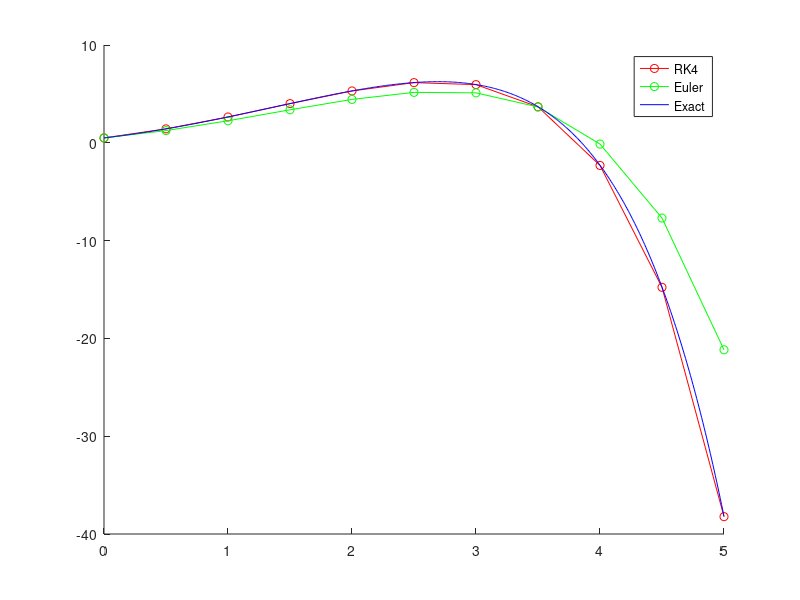

Here is the MATLAB script that generated this plot:
% Constants
T_0 = 0;
Y_0 = 0.5;

T_FINAL = 5;
DT = 0.5;
DT_EXACT = 0.01;

% Functions
function result = f(t, y)
    result = y - (t .^ 2) + 1 ;
end

function y_next = euler_step(t_i, y_i, dt, f)
    y_next = y_i + dt * f(t_i, y_i);
end

function y_next = rk4_step(t_i, y_i, dt, f)
    k1 = f(t_i, y_i);
    k2 = f(t_i + dt / 2, y_i + k1 * dt / 2);
    k3 = f(t_i + dt / 2, y_i + k2 * dt / 2);
    k4 = f(t_i + dt, y_i + k3 * dt);
    y_next = y_i + dt / 6 * (k1 + 2 * k2 + 2 * k3 + k4);
end

function result = y_exact(t_0, y_0, t)
    result = (t .^ 2) + (2 * t) + 1 - ((1/2)*exp(t));
end

% Computing exact result
t = T_0;

ys_exact = [];
ts_exact = [];

while t < T_FINAL
    ts_exact(end + 1) = t;
    ys_exact(end + 1) = y_exact(T_0, Y_0, t);
    t += DT_EXACT;
end

% Computing approximate results
ts = T_0;
ys = Y_0;
ys_euler = Y_0;

y = Y_0;
y_euler = Y_0;
t = T_0;

while t < T_FINAL
    % Solving with Runge-Kutta
    y = rk4_step(t, y, DT, @f);

    % Solving with Euler
    y_euler = euler_step(t, y_euler, DT, @f);

    % Increasing t
    t += DT;

    % Appending results
    ts(end + 1) = t;
    ys(end + 1) = y;
    ys_euler(end + 1) = y_euler;
end

% Plotting
figure;
hold on;
plot(ts, ys, 'ro-', 'DisplayName', 'RK4');
plot(ts, ys_euler, 'go-', 'DisplayName', 'Euler');
plot(ts_exact, ys_exact, 'b-', 'DisplayName', 'Exact');
legend('show');
hold off;

